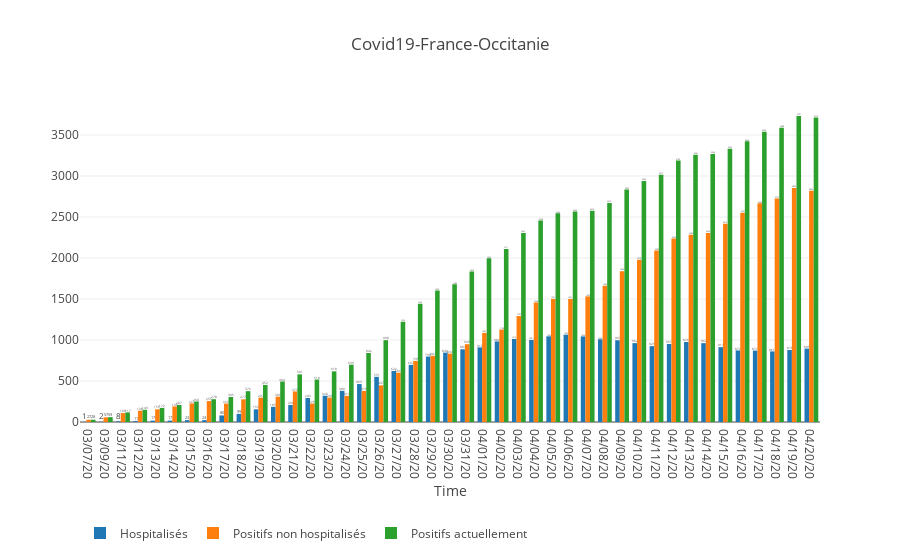

Notebook cell for this chart:
### Code cell
dates=df["Date"].values

layout = go.Layout(
    barmode='group',
    title=f"Covid19-France-Occitanie",
    xaxis=dict(title="Time"),
    showlegend=True,
    legend=dict(orientation="h", y = -0.3, yanchor="top")
) 
fig = go.Figure(data=[
    go.Bar(name="Hospitalisés", x=dates, y=df["Hospitalization en cours"], text=df["Hospitalization en cours"],
            textposition='auto'),
    go.Bar(name="Positifs non hospitalisés", x=dates, y=df["Positifs non hospitalisés"], text=df["Positifs non hospitalisés"],
            textposition='auto'),
    go.Bar(name="Positifs actuellement", x=dates, y=df["Positifs actuellement"], text=df["Positifs actuellement"],
            textposition='auto'),
],
    layout=layout
)

iplot(fig, filename="Covid19-France-Occitanie")

### Figure 1 — Plotly figure (JSON) as saved in the notebook; plotly's stock layout.template omitted (floating-point values rounded to 4 significant figures)
{"data": [{"name": "Hospitalisés", "text": [1, 2, 8, 11, 17, 17, 23, 23, 80, 99, 155, 185, 208, 293, 320, 380, 463, 551, 622, 697, 798, 846, 887, 910, 983, 1013, 1001, 1045, 1065, 1044, 1009, 997, 962, 925, 951, 976, 962, 913, 873, 871, 861, 878, 895], "textposition": "auto", "type": "bar", "uid": "2d72c5cc-48f7-40f8-8fe0-e2e5234c48b6", "x": ["03/07/20", "03/09/20", "03/11/20", "03/12/20", "03/13/20", "03/14/20", "03/15/20", "03/16/20", "03/17/20", "03/18/20", "03/19/20", "03/20/20", "03/21/20", "03/22/20", "03/23/20", "03/24/20", "03/25/20", "03/26/20", "03/27/20", "03/28/20", "03/29/20", "03/30/20", "03/31/20", "04/01/20", "04/02/20", "04/03/20", "04/04/20", "04/05/20", "04/06/20", "04/07/20", "04/08/20", "04/09/20", "04/10/20", "04/11/20", "04/12/20", "04/13/20", "04/14/20", "04/15/20", "04/16/20", "04/17/20", "04/18/20", "04/19/20", "04/20/20"], "y": [1, 2, 8, 11, 17, 17, 23, 23, 80, 99, 155, 185, 208, 293, 320, 380, 463, 551, 622, 697, 798, 846, 887, 910, 983, 1013, 1001, 1045, 1065, 1044, 1009, 997, 962, 925, 951, 976, 962, 913, 873, 871, 861, 878, 895]}, {"name": "Positifs non hospitalisés", "text": [27, 57, 109, 138, 155, 190, 227, 255, 225, 277, 297, 309, 373, 225, 298, 319, 379, 447, 601, 745, 807, 834, 949, 1087, 1128, 1292, 1458, 1501, 1501, 1532, 1663, 1840, 1978, 2092, 2239, 2285, 2306, 2419, 2551, 2669, 2727, 2853, 2820], "textposition": "auto", "type": "bar", "uid": "f57ba810-cd40-486b-b334-18feca2c6761", "x": ["03/07/20", "03/09/20", "03/11/20", "03/12/20", "03/13/20", "03/14/20", "03/15/20", "03/16/20", "03/17/20", "03/18/20", "03/19/20", "03/20/20", "03/21/20", "03/22/20", "03/23/20", "03/24/20", "03/25/20", "03/26/20", "03/27/20", "03/28/20", "03/29/20", "03/30/20", "03/31/20", "04/01/20", "04/02/20", "04/03/20", "04/04/20", "04/05/20", "04/06/20", "04/07/20", "04/08/20", "04/09/20", "04/10/20", "04/11/20", "04/12/20", "04/13/20", "04/14/20", "04/15/20", "04/16/20", "04/17/20", "04/18/20", "04/19/20", "04/20/20"], "y": [27, 57, 109, 138, 155, 190, 227, 255, 225, 277, 297, 309, 373, 225, 298, 319, 379, 447, 601, 745, 807, 834, 949, 1087, 1128, 1292, 1458, 1501, 1501, 1532, 1663, 1840, 1978, 2092, 2239, 2285, 2306, 2419, 2551, 2669, 2727, 2853, 2820]}, {"name": "Positifs actuellement", "text": [28, 59, 117, 149, 172, 207, 250, 278, 305, 376, 452, 494, 581, 518, 618, 699, 842, 998, 1223, 1442, 1605, 1680, 1836, 1997, 2111, 2305, 2459, 2546, 2566, 2576, 2672, 2837, 2940, 3017, 3190, 3261, 3268, 3332, 3424, 3540, 3588, 3731, 3715], "textposition": "auto", "type": "bar", "uid": "f87dd426-837a-4e18-a789-cbcc7166e4e2", "x": ["03/07/20", "03/09/20", "03/11/20", "03/12/20", "03/13/20", "03/14/20", "03/15/20", "03/16/20", "03/17/20", "03/18/20", "03/19/20", "03/20/20", "03/21/20", "03/22/20", "03/23/20", "03/24/20", "03/25/20", "03/26/20", "03/27/20", "03/28/20", "03/29/20", "03/30/20", "03/31/20", "04/01/20", "04/02/20", "04/03/20", "04/04/20", "04/05/20", "04/06/20", "04/07/20", "04/08/20", "04/09/20", "04/10/20", "04/11/20", "04/12/20", "04/13/20", "04/14/20", "04/15/20", "04/16/20", "04/17/20", "04/18/20", "04/19/20", "04/20/20"], "y": [28, 59, 117, 149, 172, 207, 250, 278, 305, 376, 452, 494, 581, 518, 618, 699, 842, 998, 1223, 1442, 1605, 1680, 1836, 1997, 2111, 2305, 2459, 2546, 2566, 2576, 2672, 2837, 2940, 3017, 3190, 3261, 3268, 3332, 3424, 3540, 3588, 3731, 3715]}], "layout": {"barmode": "group", "legend": {"orientation": "h", "y": -0.3, "yanchor": "top"}, "showlegend": true, "title": {"text": "Covid19-France-Occitanie"}, "xaxis": {"title": {"text": "Time"}}}}
